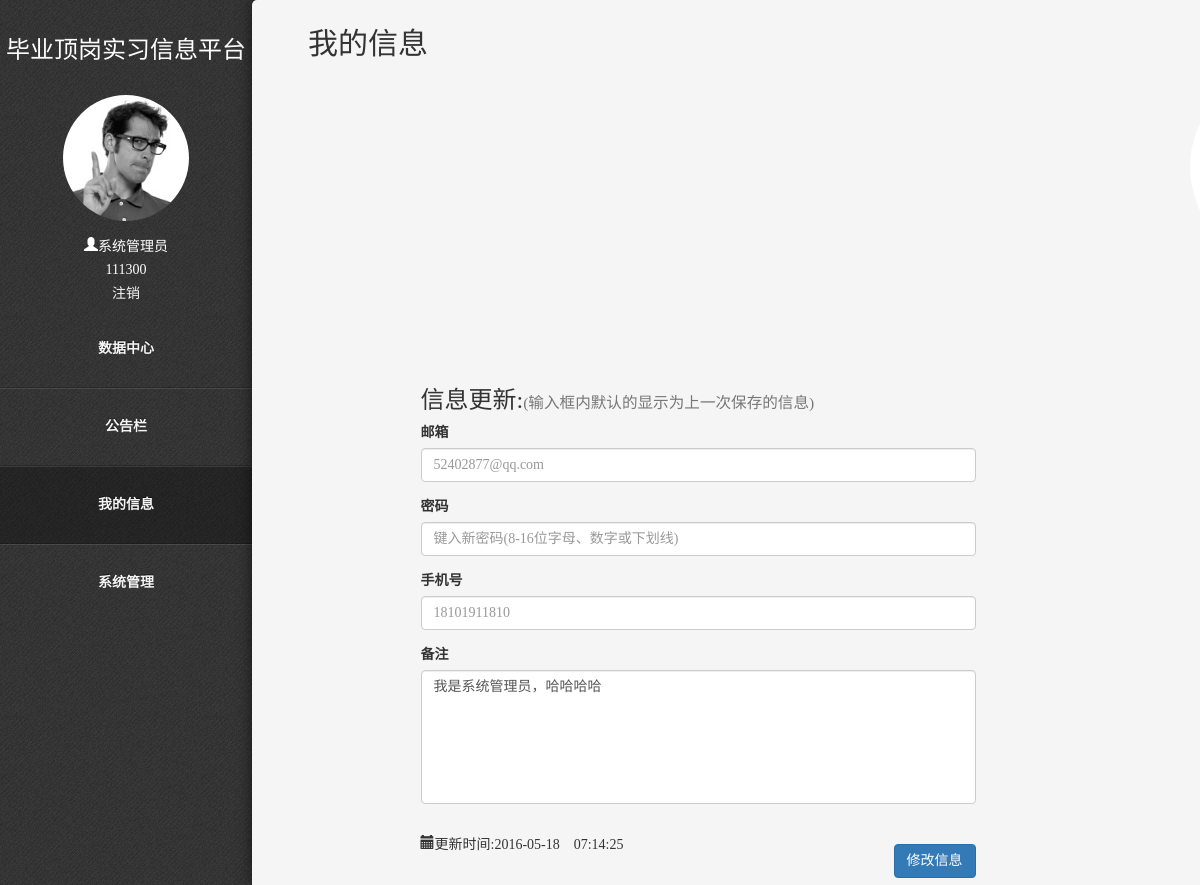
/manager/info.php (signed in), run on the app's committed database.
### tables this page shows
CREATE TABLE IF NOT EXISTS `user` (
  `id` int(11) NOT NULL AUTO_INCREMENT,
  `u_id` varchar(11) NOT NULL,
  `u_role_id` varchar(10) NOT NULL,
  `u_name` varchar(20) NOT NULL,
  `u_sex` char(2) NOT NULL,
  `u_pwd` varchar(60) DEFAULT 'e10adc3949ba59abbe56e057f20f883e',
  `u_email` varchar(20) NOT NULL DEFAULT '未填写',
  `u_phone` varchar(15) NOT NULL DEFAULT '未填写',
  `u_dept_id` varchar(11) NOT NULL,
  `u_dept_name` varchar(20) NOT NULL,
  `u_superior_id` varchar(11) NOT NULL COMMENT '上级',
  `u_class_name` varchar(20) NOT NULL,
  `u_headpic` varchar(60) DEFAULT '../userimg/default.png',
  `u_remark` varchar(200) DEFAULT NULL COMMENT '备注信息',
  `u_status` tinyint(1) DEFAULT '1',
  `u_renew_time` datetime DEFAULT NULL,
  `u_lasted_login` datetime DEFAULT NULL,
  PRIMARY KEY (`id`),
  UNIQUE KEY `u_id` (`u_id`)
);

### manager/info.php (the view, shortened to what this page needs)
<!DOCTYPE html>
<html lang="zh_CN">
  <head>
    <link rel="stylesheet" href="../css/styles.css">
    <link rel="stylesheet" href="../css/dropdown-min.css">
    <link rel="stylesheet" href="../css/bootstrap.css">
  </head>
  <body>
  <?php
    require_once("islogin.php");
  ?>
  <div role="navigation" id="foo" class="nav-collapse">
    <p class="title">毕业顶岗实习信息平台</p>
      <div class="user-panel">
        <div class="image">
          <img src="<?= $headpic?>" class="img-circle headpic" alt="User Image">
        </div>
        <div class="info">
          <p><i class="glyphicon glyphicon-user"><?= $username?></i></p>
          <p><?= $name?></p><p><a href="../login/logout.php">注销</a></p>
        </div>
      </div>
      <ul>
        <li><?= $firstmenu?></li>
        <li><a href="noticeshow.php?showid=1">公告栏</a></li>
        <li class="active"><a href="info.php">我的信息</a></li>
        <li><?= $fourthmenu?></li>
      </ul>
    </div>
    <div role="main" class="main">
      <h2>我的信息</h2>
      <div class="container" id="registered" style="margin-top: 60px;">
        <div class="row">
          <div class="col-md-3 avatar" style="text-align: center;">
            <img src="<?= $headpic?>" alt="" width="200px" height="200px" class="img-circle">
            <p>编号:<?= $name?><p>
            <p>最近一次登录时间:</p>
            <p><?= $lasted_login?></p>
          </div>
          <div class="col-md-1" style="">
          </div>
          <div class="col-md-6" style="">
             <h3>信息更新:<small>(输入框内默认的显示为上一次保存的信息)</small></h3>
            <form action="renew.php?renewid=<?= $name?>" method="post" onsubmit="return chk(this)">
              <div class="form-group">
                <label for="Email">邮箱</label>
                <input type="email" class="form-control" name="email" id="email" placeholder="<?= $email?>" maxlength="30" >
              </div>
              <div class="form-group">
                <label for="Password1">密码</label>
                <input type="text" class="form-control" name="password" id="password" maxlength="16" placeholder="键入新密码(8-16位字母、数字或下划线)" onkeyup="value=value.replace(/[\W]/g,'')">
              </div>
               <div class="form-group">
                <label for="tel">手机号</label>
                <input type="tel" class="form-control" name="phone" id="phone" placeholder="<?= $phone?>" onkeyup="value=value.replace(/[^\d]/g,'')" maxlength="11">
              </div>
              <div class="form-group">
                <label for="remarks">备注</label>
                <textarea class="form-control" id="remarks" name="remark" rows="6"  placeholder="上海电子信息职业技术学院毕业顶岗实习系统" style="resize: none;" maxlength="200"><?= $remark?></textarea>
              </div>
              <div class="row" id="editor_info" style="margin-top:30px;">
                <div class="col-md-6">
                  <span class="glyphicon glyphicon-calendar">更新时间:<?= $renewtime?></span>
                </div>
                <div class="col-md-6" style="text-align: right;"><p></p>
                  <input type="submit" name="renew" class="btn btn-primary" value="修改信息">
                </div>
              </div>
            </form>
          </div>
        </div>
      </div>
    </div>
  </body>
</html>

### css/styles.css (style rules this page uses)
body,div, h1,h2,p, ol,ul,li { margin: 0; padding: 0; border: 0; font-family: "Microsoft YaHei" ! important; list-style-type: none; text-decoration: none; }
html, body { min-height: 100%; }
body { min-width: 290px; -webkit-font-smoothing: antialiased; -webkit-text-size-adjust: 100%; -ms-text-size-adjust: 100%; text-size-adjust: 100%; background: #444 url("../img/debut_dark.png") repeat; color: #666; font: normal 100%/1.5 "Helvetica Neue", Helvetica, Arial, sans-serif; }
h2 { float: left; width: 100%; font-size: 1.5em; color: #222; margin: 1em 0 .5em; }
p { float: left; width: 100%; margin-bottom: 1em; }
#foo a { color: #f4f4f4; }
.title { height: 50px; color: #fff; font-size: 24px; line-height: 50px; text-align: center; margin-top: 25px; }
.main { -webkit-box-sizing: border-box; -moz-box-sizing: border-box; box-sizing: border-box; -webkit-overflow-scrolling: touch; padding: 0.5em 4em; position: fixed; overflow: hidden; overflow-y: scroll; border-top-left-radius: 5px; box-shadow: 0 0 15px rgba(0,0,0, .6); top:0px; right: 0; bottom: 0; width: 76%; background: #f5f5f5; }
.nav-collapse { position: absolute; width: 24%; top: 0px; left: 0; }
.user-panel { position: relative; width: 100%; padding-top: 10px; overflow: hidden; color:white; }
.user-panel>.image { width: 50%; max-width: 150px; margin: 0 25%; height: auto; }
.user-panel>.image>img { width: 100%; }
.user-panel>.info { padding: 15px; line-height: 1; text-align: center; }
.nav-collapse ul { display: block; width: 100%; list-style: none; }
.nav-collapse li { width: 100%; display: block; }
.nav-collapse li a { width: 100%; text-align: center; }
.nav-collapse li a { color: #aaa; font-weight: bold; -webkit-box-sizing: border-box; -moz-box-sizing: border-box; box-sizing: border-box; -webkit-transition: background .3s ease; -moz-transition: background .3s ease; transition: background .3s ease; text-shadow: 0 -1px rgba(0,0,0, .5); border-bottom: 1px solid rgba(0,0,0, .2); border-top: 1px solid rgba(255,255,255, .1); display: block; padding: 2em 2em; width: 100%; }
.nav-collapse .active a { color: #fff; background: rgba(0,0,0, .3) }
@media screen and (min-width: 769px) { .nav-collapse { width: 18em } }
@media screen and (min-width: 769px) { .main { width: auto; left: 18em } }

### data on the page
user: u_headpic (placeholder picture), u_name "系统管理员", email "52402877@qq.com", phone "18101911810", remark "我是系统管理员，哈哈哈哈", u_renew_time "2016-05-18 07:14:25"

### other printed values
$name "111300"
